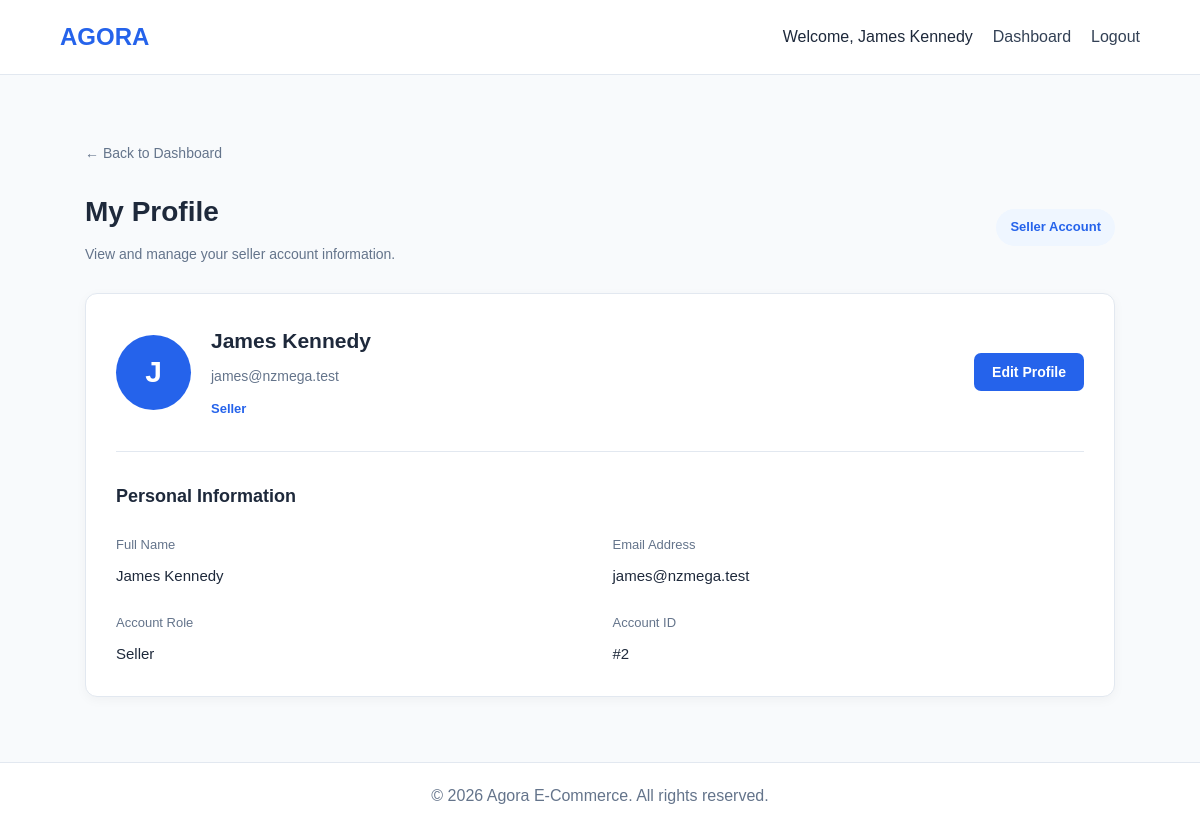
/index.php?page=seller-profile (signed in), run on the app's committed database.
### tables this page shows
CREATE TABLE users (
    user_id INT AUTO_INCREMENT PRIMARY KEY,
    business_id INT NULL,
    full_name VARCHAR(100) NOT NULL,
    email VARCHAR(150) NOT NULL UNIQUE,
    password VARCHAR(255) NOT NULL,
    role ENUM(
        'agora_admin',
        'business_admin',
        'seller',
        'buyer'
    ) NOT NULL,
    is_active TINYINT(1) NOT NULL DEFAULT 1,

    CONSTRAINT fk_users_business
        FOREIGN KEY (business_id)
        REFERENCES businesses(business_id)
        ON UPDATE CASCADE
        ON DELETE RESTRICT
);

### controllers/sellerController.php (called while the page is built, shortened)
<?php
require_once __DIR__ . "/../models/User.php";
class SellerController
{
    private $userModel;
    public function __construct($conn)
    {
        $this->userModel = new User($conn);
    }
    public function profile()
    {
        $seller = $this->userModel->findById(
            $_SESSION["user_id"]
        );
        require __DIR__ . "/../views/seller/profile.php";
    }
}
?>

### models/user.php (called while the page is built, shortened)
<?php
class User
{
    private $conn;
    public function __construct($conn)
    {
        $this->conn = $conn;
    }
    public function findById($userId)
    {
        $sql = "SELECT * FROM users WHERE user_id = ?";
        $stmt = $this->conn->prepare($sql);
        $stmt->execute([$userId]);
        return $stmt->fetch(PDO::FETCH_ASSOC);
    }
}
?>

### views/seller/profile.php (the view, shortened to what this page needs)
<?php
require __DIR__ . "/../layouts/header.php";
$fullName = htmlspecialchars($seller["full_name"] ?? "");
$email = htmlspecialchars($seller["email"] ?? "");
$role = ucfirst(htmlspecialchars($seller["role"] ?? "Seller"));
?>
<link rel="stylesheet" href="css/seller/profile.css">
<div class="profile-page">
    <a href="index.php?page=seller-dashboard" class="back-link">
        &larr; Back to Dashboard
    </a>
    <div class="profile-heading">
        <div>
            <h1>My Profile</h1>
            <p>View and manage your seller account information.</p>
        </div>
        <span class="account-badge">
            Seller Account
        </span>
    </div>
    <section class="profile-card">
        <div class="profile-overview">
            <div class="profile-avatar">
                <?= strtoupper(substr($fullName, 0, 1)) ?>
            </div>
            <div class="profile-identity">
                <h2><?= $fullName ?></h2>
                <p><?= $email ?></p>
                <span><?= $role ?></span>
            </div>
            <button
                type="button"
                class="edit-profile-button"
                onclick="openProfileModal()"
            >
                Edit Profile
            </button>
        </div>
        <div class="profile-divider"></div>
        <div class="personal-information">
            <h3>Personal Information</h3>
            <div class="information-grid">
                <div class="information-item">
                    <label>Full Name</label>
                    <p><?= $fullName ?></p>
                </div>
                <div class="information-item">
                    <label>Email Address</label>
                    <p><?= $email ?></p>
                </div>
                <div class="information-item">
                    <label>Account Role</label>
                    <p><?= $role ?></p>
                </div>
                <div class="information-item">
                    <label>Account ID</label>
                    <p>#<?= (int) $seller["user_id"] ?></p>
                </div>
            </div>
        </div>
    </section>
</div>
<?php require __DIR__ . "/../layouts/footer.php"; ?>

### public/css/style.css (style rules this page uses)
* { margin: 0; padding: 0; box-sizing: border-box; }
body { font-family: Arial, sans-serif; background: #f8fafc; color: #1e293b; line-height: 1.6; }
button { background: #2563eb; color: white; padding: 11px 18px; border: none; border-radius: 7px; cursor: pointer; }

### public/css/seller/profile.css (style rules this page uses)
.profile-page { max-width: 1100px; margin: 35px auto; padding: 0 25px; }
.back-link { display: inline-block; margin-bottom: 25px; color: #64748b; text-decoration: none; font-size: 14px; }
.profile-heading { display: flex; justify-content: space-between; align-items: center; margin-bottom: 28px; }
.profile-heading h1 { margin: 0 0 8px; font-size: 28px; color: #1e293b; }
.profile-heading p { margin: 0; color: #64748b; font-size: 14px; }
.account-badge { background: #eff6ff; color: #2563eb; padding: 8px 14px; border-radius: 20px; font-size: 13px; font-weight: 600; }
.profile-card { background: #fff; border: 1px solid #e2e8f0; border-radius: 12px; padding: 30px; box-shadow: 0 3px 12px rgba(0, 0, 0, 0.04); }
.profile-overview { display: flex; align-items: center; gap: 20px; }
.profile-avatar { width: 75px; height: 75px; border-radius: 50%; background: #2563eb; color: white; display: flex; align-items: center; justify-content: center; font-size: 30px; font-weight: 600; flex-shrink: 0; }
.profile-identity { flex: 1; }
.profile-identity h2 { margin: 0 0 7px; color: #1e293b; font-size: 21px; }
.profile-identity p { margin: 0 0 8px; color: #64748b; font-size: 14px; }
.profile-identity span { color: #2563eb; font-size: 13px; font-weight: 600; }
.edit-profile-button, .save-button { background: #2563eb; color: white; border: none; border-radius: 7px; padding: 11px 18px; font-size: 14px; font-weight: 600; cursor: pointer; }
.profile-divider { height: 1px; background: #e2e8f0; margin: 30px 0; }
.personal-information h3 { margin: 0 0 25px; color: #1e293b; font-size: 18px; }
.information-grid { display: grid; grid-template-columns: repeat(2, 1fr); gap: 25px; }
.information-item label { display: block; color: #64748b; font-size: 13px; margin-bottom: 8px; }
.information-item p { margin: 0; color: #1e293b; font-size: 15px; font-weight: 500; }

### data on the page
users: full_name "J", full_name "James Kennedy", email "james@nzmega.test", role "Seller", user_id "2"

### other printed values
$_SESSION["full_name"] "James Kennedy"
